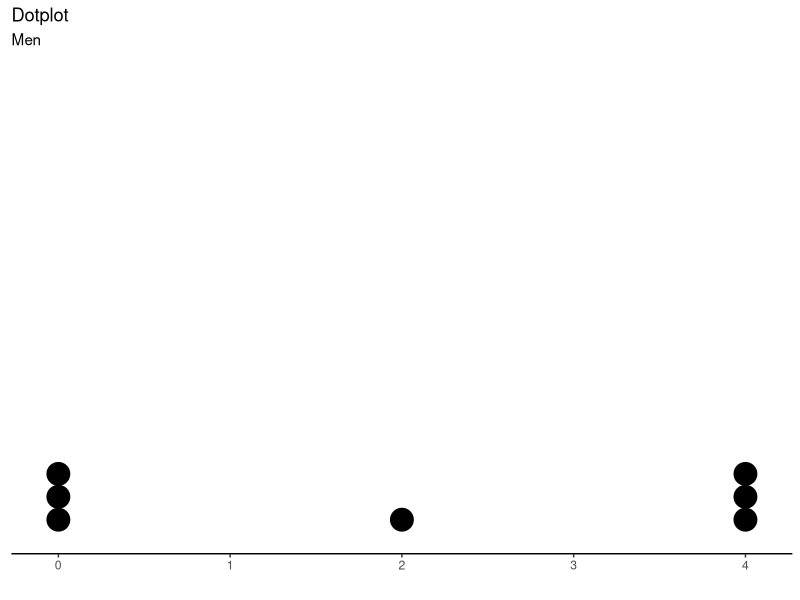
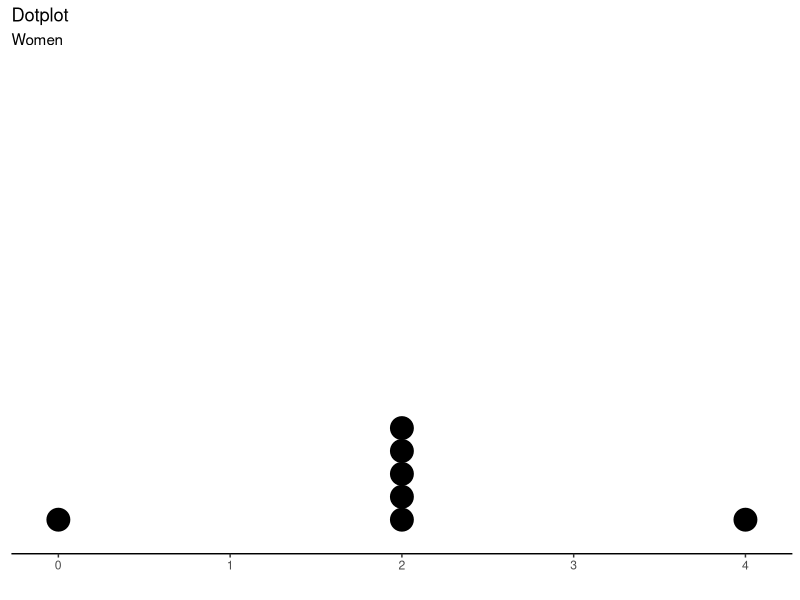

The R source for these figures, in order:
#############################################################
## R code to reproduce statistical analysis in the textbook:
## Agresti, Franklin, Klingenberg
## Statistics: The Art & Science of Learning from Data
## 5th Edition, Pearson 2021
## Web: ArtofStat.com
## Copyright: Bernhard Klingenberg
############################################################

###################
###  Chapter 2  ###
###  Example 12 ###
###################

#########################
## Standard Deviation  ##
#########################

# Read in values:
Men <- c(0, 0, 0, 2, 4, 4, 4)
Women <- c(0, 2, 2, 2, 2, 2, 4)

# Dotplot for values for men
library(ggplot2)
ggplot(data.frame(Men), aes(x=Men)) + 
  geom_dotplot() +
  labs(x = '',
       title = 'Dotplot', subtitle = 'Men') +
  theme_classic() +
  theme(axis.line.y=element_blank(),
        axis.text.y=element_blank(),
        axis.ticks.y=element_blank(),
        axis.title.y=element_blank()
  )

# Dotplot for values for women
library(ggplot2)
ggplot(data.frame(Women), aes(x=Women)) + 
  geom_dotplot() +
  labs(x = '',
       title = 'Dotplot', subtitle = 'Women') +
  theme_classic() +
  theme(axis.line.y=element_blank(),
        axis.text.y=element_blank(),
        axis.ticks.y=element_blank(),
        axis.title.y=element_blank()
  )

# To find the Standard Deviation
sd(Men)
sd(Women)

